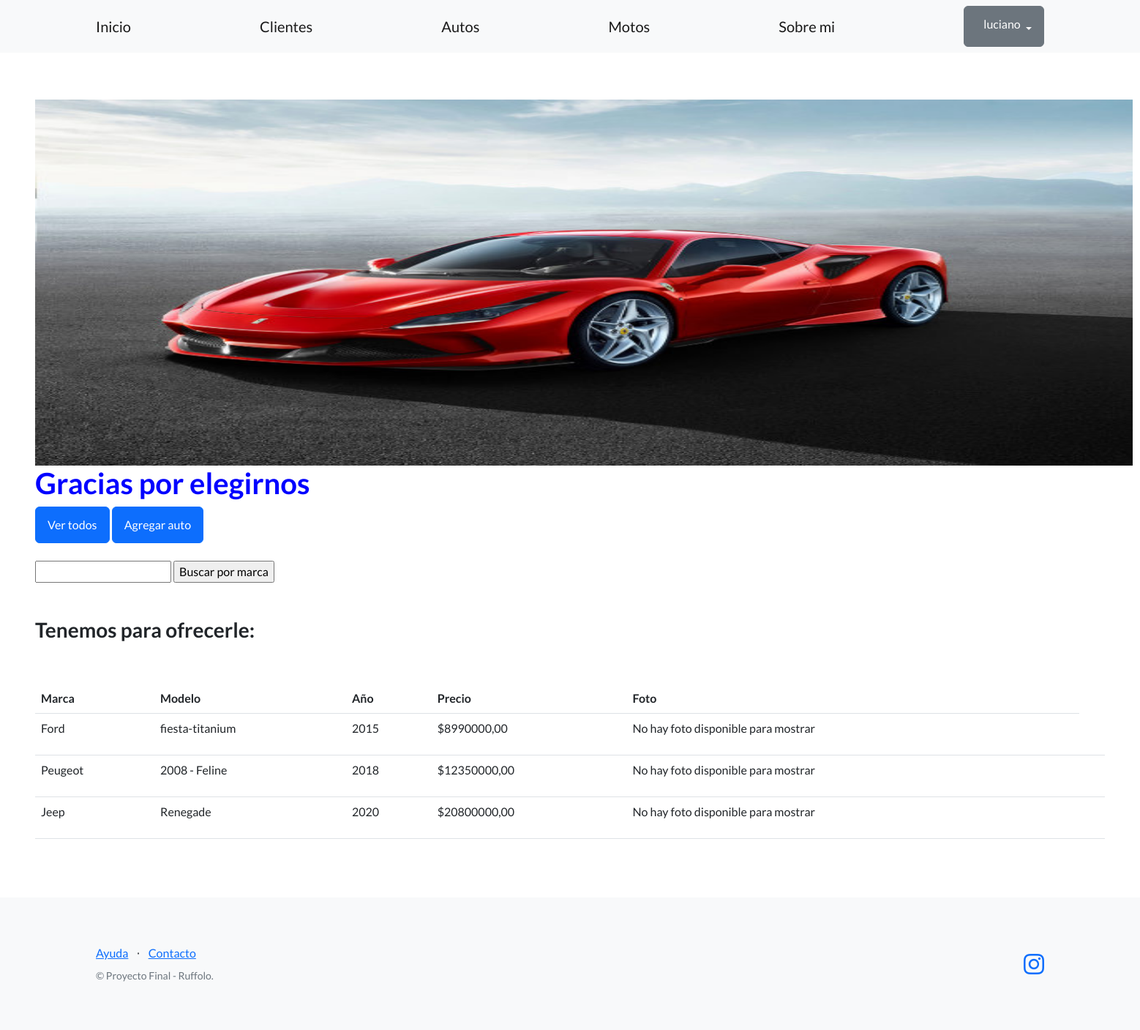
Before: /ficheros/autos/ (signed in) with the older database file.
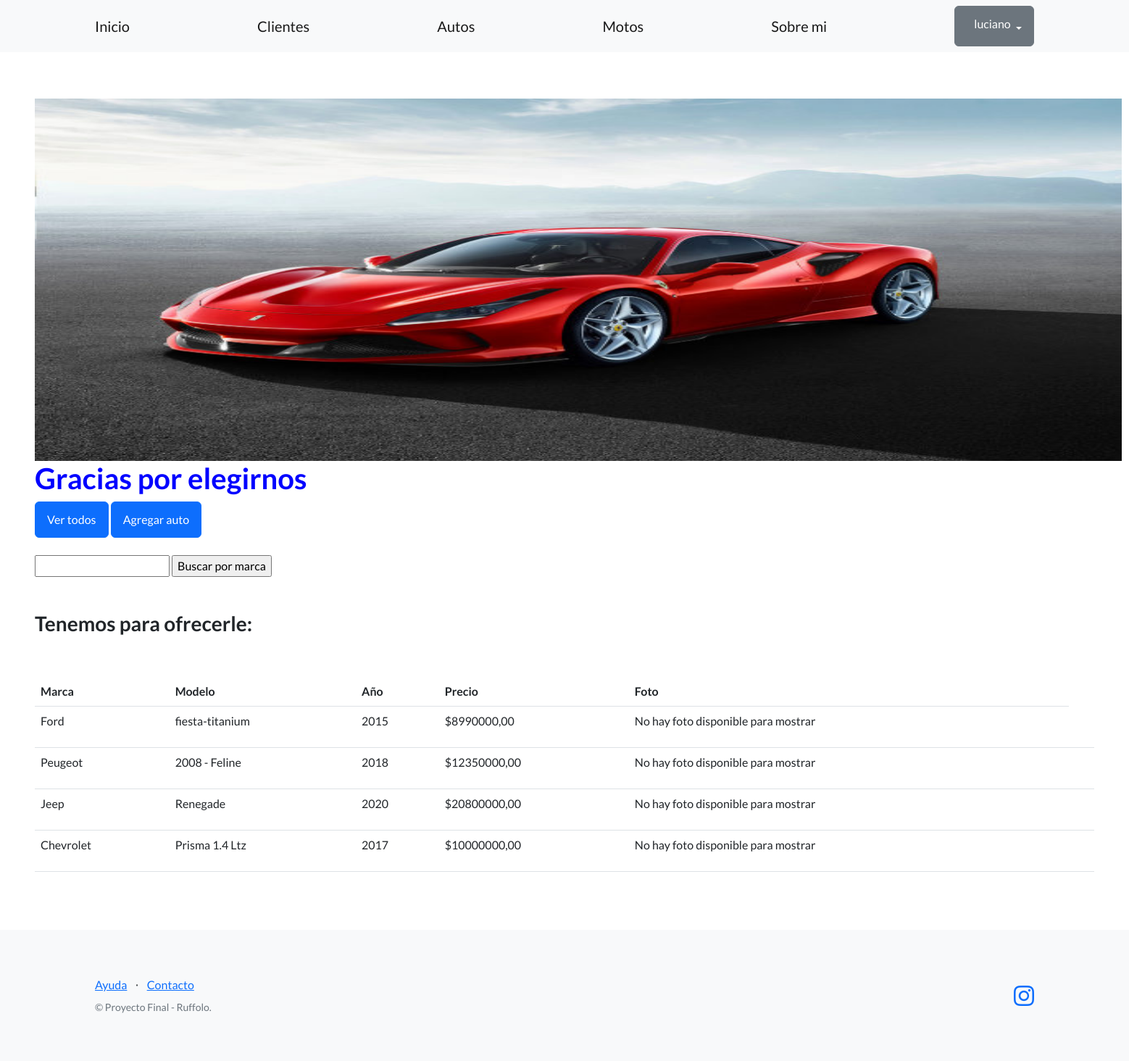
After: the same page with the newer database file.
### Ficheros/models.py (models this page shows, shortened)
class Auto(models.Model):
    marca = models.CharField(max_length=100)
    modelo = models.CharField(max_length=128)
    año = models.PositiveIntegerField()
    precio = models.DecimalField(max_digits=10, decimal_places=2)
    creador = models.ForeignKey(User, on_delete=models.SET_NULL, null=True)
    foto = models.ImageField(upload_to='autos_photos/', blank=True, null=True)

### Ficheros/views.py (the view)
# urls.py: path("autos/", listar_autos, name="lista_autos"),
def listar_autos(request):
    contexto ={
        "autos" : Auto.objects.all()
    }
    http_response = render(
        request=request,
        template_name='Ficheros/lista_autos.html',
        context=contexto,
    )
    return http_response

### Ficheros/templates/Ficheros/lista_autos.html (shortened to what this page needs)
{% extends "base.html" %}
{% load static %}
    {% block contenido %}
    <img src="{% static 'assets/imagenes/autos.jpg' %}" alt="Mi Foto" style="width: 1500px; max-height: 500px;">
    <h1 style="color:blue;">
      Gracias por elegirnos
    </h1>
    <a class="btn btn-primary" href="{% url "lista_autos" %}">Ver todos</a>
    <a class="btn btn-primary" href="{% url "crear_autos" %}">Agregar auto</a>
    <br><br>
    <form action="{% url 'buscar_autos' %}" method="post">
     <input type="text" name="busqueda">
     <input type="submit" value="Buscar por marca">
    </form>
    <br><br>
    <h3>Tenemos para ofrecerle:</h3>
    <br><br>
    <table class="table">
      <tbody>
        <tr>
          <th>Marca</th>
          <th>Modelo</th>
          <th>Año</th>
          <th>Precio</th>
          <th>Foto</th>
          <th></th>
        </tr>
        {% for auto in autos %}
        <tr>
          <td>{{ auto.marca}}</td>
          <td>{{ auto.modelo}}</td>
          <td>{{auto.año}}</td>
          <td>${{auto.precio}}</td>
          <td>
            {% if auto.foto %}
            <img src="{{ auto.foto.url }}" alt="{{ auto.modelo }} Foto" style="max-width: 150px; max-height: 150px;">
            {% else %}
            <p>No hay foto disponible para mostrar</p>
            {% endif %}
            </td>
          <td>
          </td>
          <td>
          </td>
        </tr>
        {% endfor %}
      </tbody>
    </table>
    {% endblock contenido %}

Changed rows visible on the page:
added Auto: marca "Chevrolet", modelo "Prisma 1.4 Ltz", año "2017", precio "10000000,00", shows "No hay foto disponible para mostrar"
